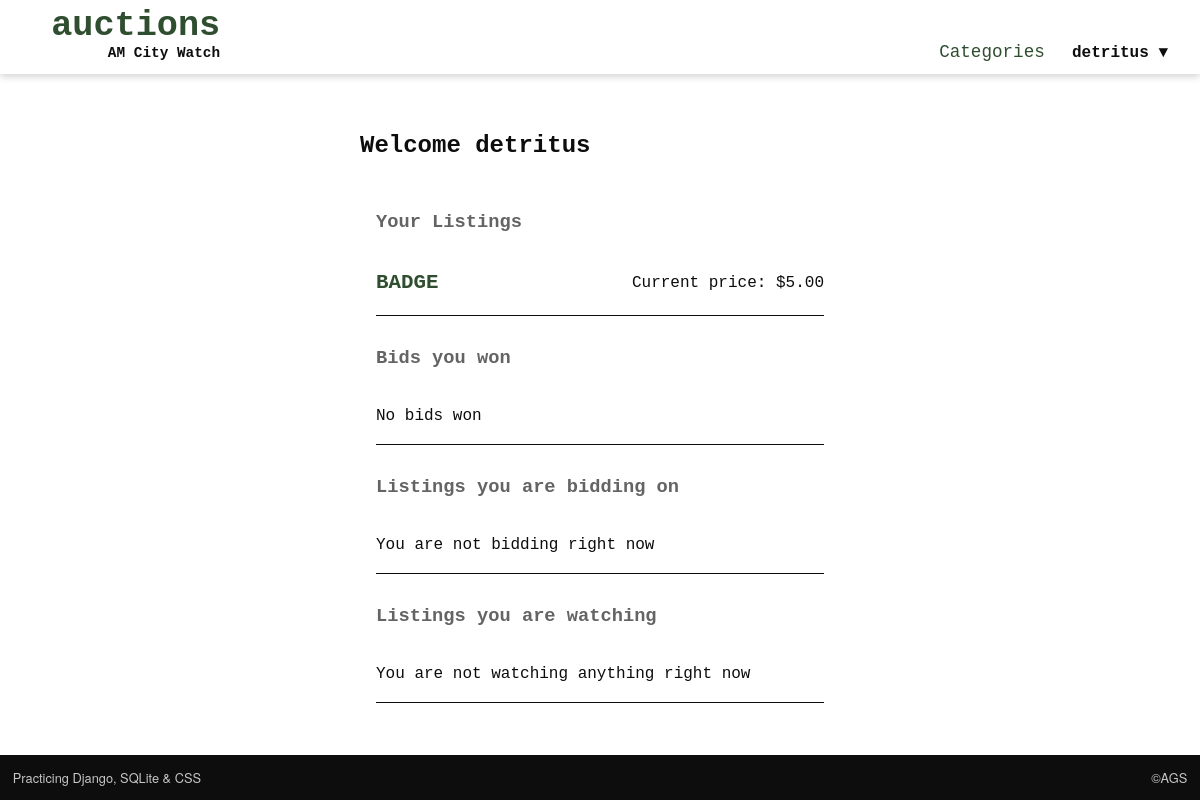
Page /portfolio (signed in) on the earlier database version.
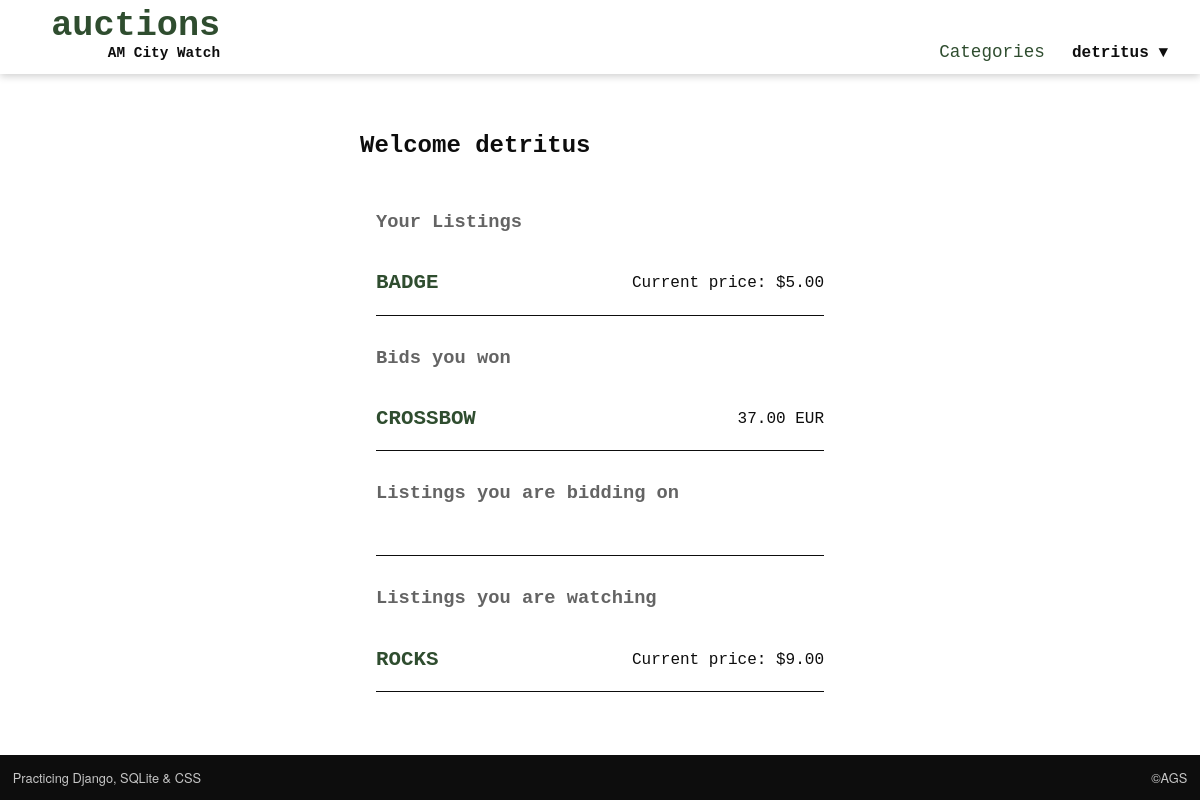
Same page on the later database version.
### auctions/models.py (models this page shows, shortened)
class Listing(models.Model):
    user = models.ForeignKey(User, on_delete=models.CASCADE, related_name='listings')
    category = models.ForeignKey(Category, on_delete=models.CASCADE, related_name='listings', default=1)
    title = models.CharField(max_length=32)
    description = models.CharField(max_length=640, blank=True)
    image_url = models.URLField(max_length=200, blank=True)
    start_bid = models.DecimalField(max_digits=7, decimal_places=2)
    current_price = models.DecimalField(max_digits=7, decimal_places=2)
    closed = models.BooleanField(default=False)

class Bid(models.Model):
    listing = models.ForeignKey('Listing', on_delete=models.CASCADE, related_name='bids')
    user = models.ForeignKey(User, on_delete=models.CASCADE, related_name='bids')
    bid = models.DecimalField(max_digits=7, decimal_places=2)
    winning_bid = models.BooleanField(default=False)

### auctions/views.py (the view)
# urls.py: path('portfolio', views.portfolio, name='portfolio')
@login_required(login_url='/login')
def portfolio(request):
    user = request.user
    id_list = Bid.objects.filter(user=user).values('user','listing').annotate(Max('id')).values('id__max')
    bids = Bid.objects.filter(pk__in=id_list)
    return render(request, 'auctions/portfolio.html', {
        'watching': user.watching.all().order_by('title'),
        'bids': bids,
        'listings': user.listings.all().order_by('closed', 'title')
    })

### auctions/templates/auctions/portfolio.html
{% extends "auctions/layout.html" %}
{% block body %}
<h2>Welcome {{ user }}</h2>
<div class="content portfolio">
  <h3>Your Listings</h3>
  <ul class="list">
    {% for listing in listings %}
    <li>
      <a class="li-title" href="{% url 'item' listing.id %}">{{ listing.title }}</a>
      {% if listing.closed %} Sold for: {% else %} Current price: {% endif %}
      ${{ listing.current_price }}
    </li>
    {% empty %}
    <p>You are not selling anything</p>
    {% endfor %}
  </ul>
  <h3>Bids you won</h3>
  <ul class="list">
    {% for bid in bids %}
    {% if bid.winning_bid %}
    <li>
      <a class="li-title" href="{% url 'item' bid.listing.id %}">{{bid.listing.title}}</a>
      {{bid.bid}} EUR
    </li>
    {% endif %}
    {% empty %}
    No bids won
    {% endfor %}
  </ul>
  <h3>Listings you are bidding on</h3>
  <ul class="list">
    {% for bid in bids %}
    {% if not bid.listing.closed %}
    <li>
      <a class="li-title" href="{% url 'item' bid.listing.id %}">{{bid.listing.title}}</a>
      Your bid: ${{bid.bid}} |
      {% if bid.bid != bid.listing.current_price %}
      Current price: {{ bid.listing.current_price }}
      {% else %}
      Highest bid!
      {% endif %}
    </li>
    {% endif %}
    {% empty %}
    <p>You are not bidding right now</p>
    {% endfor %}
  </ul>
  <h3>Listings you are watching</h3>
  <ul class="list">
    {% for listing in watching %}
    {% if not listing.closed %}
    <li><a class="li-title" href="{% url 'item' listing.id %}">{{ listing.title }}</a>
      Current price: ${{ listing.current_price }}
    </li>
    {% endif %}
    {% empty %}
    <p>You are not watching anything right now</p>
    {% endfor %}
  </ul>
</div>
{% endblock %}

Differences in the rows shown:
added Bid: listing "CROSSBOW", bid "37.00"
now on this page (row unchanged): Listing: title "ROCKS", current_price "9.00", shown under "Listings you are watching"
Other differences:
text no longer shown: "No bids won You are not bidding right now You are not watching anything right now"
